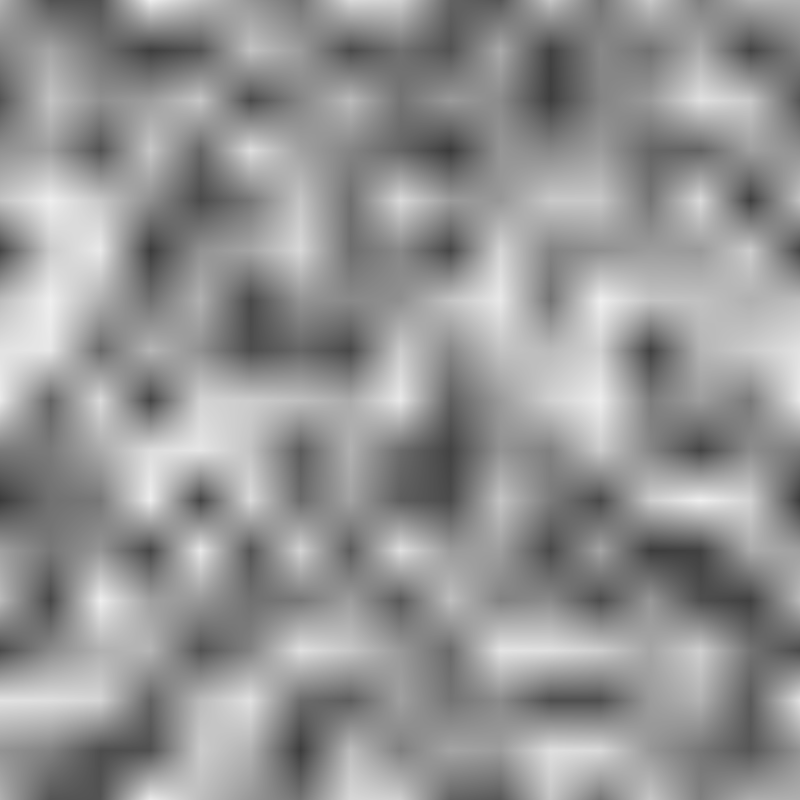
Frame 1 (no input)
Frame 60 (the mouse pressed at the canvas centre just before this capture): identical to frame 1, image omitted
Frame 120 (the mouse held since frame 60 and released just before this capture): identical to frame 1, image omitted

The Processing sketch that drew this single still picture (run headless with seeded random() and noise(); from frame 60 on, the mouse is pressed at the canvas centre):

// Processing sketch: PerlinNoise
// ── PerlinNoise.pde
//init array for random values
float[][] randomValues;

void setup() {
  size(800, 800);
  randomValues = new float[width][height];
  fillNoiseArrayWithRandomValues(width, height);
  float[][] colorValue = GenerateSmoothNoise(randomValues, 10);
  for (int y = 0; y < width; y++) {
    for (int x = 0; x <height; x++) {
      stroke(colorValue[x][y]);
      point(x, y);
    }
  }
}
public float[][] GenerateSmoothNoise(float[][] baseNoise, int octave) {

  float[][] smoothNoise = new float[width][height];

  int samplePeriod = 50; // calculates 2 ^ k ==>  2^octave
  float sampleFrequency = (1.0f / samplePeriod);

  for (int i = 0; i < width; i++) {
    //calculate the horizontal sampling indices
    int sample_i0 = (i / samplePeriod) * samplePeriod;
    int sample_i1 = (sample_i0 + samplePeriod) % width; //wrap around
    float horizontal_blend = (i - sample_i0) * sampleFrequency;

    for (int j = 0; j < height; j++) {
      //calculate the vertical sampling indices
      int sample_j0 = (j / samplePeriod) * samplePeriod;
      int sample_j1 = (sample_j0 + samplePeriod) % height; //wrap around
      float vertical_blend = (j - sample_j0) * sampleFrequency;

      //blend the top two corners
      float top = Interpolate(baseNoise[sample_i0][sample_j0], 
        baseNoise[sample_i1][sample_j0], horizontal_blend);

      //blend the bottom two corners
      float bottom = Interpolate(baseNoise[sample_i0][sample_j1], 
        baseNoise[sample_i1][sample_j1], horizontal_blend);

      //final blend
      smoothNoise[i][j] = Interpolate(top, bottom, vertical_blend);
    }
  }

  return smoothNoise;
}
public float Interpolate(float x0, float x1, float alpha) {
  return x0 * (1 - alpha) + alpha * x1;
}
public float[][] GeneratePerlinNoise(float[][] baseNoise, int octaveCount) {
  int width = baseNoise.length;
  int height = baseNoise[0].length;

  float[][][] smoothNoise = new float[octaveCount][][]; //an array of 2D arrays containing

  float persistance = 0.5f;

  //generate smooth noise
  for (int i = 0; i < octaveCount; i++) {
    smoothNoise[i] = GenerateSmoothNoise(baseNoise, i);
  }

  float[][] perlinNoise = new float[width][height];
  float amplitude = 1.0f;
  float totalAmplitude = 0.0f;

  //blend noise together
  for (int octave = octaveCount - 1; octave >= 0; octave--) {
    amplitude *= persistance;
    totalAmplitude += amplitude;

    for (int i = 0; i < width; i++) {
      for (int j = 0; j < height; j++) {
        perlinNoise[i][j] += smoothNoise[octave][i][j] * amplitude;
      }
    }
  }

  //normalisation
  for (int i = 0; i < width; i++) {
    for (int j = 0; j < height; j++) {
      perlinNoise[i][j] /= totalAmplitude;
    }
  }

  return perlinNoise;
}

public float[][] fillNoiseArrayWithRandomValues(int width, int height) {
  for (int i = 0; i < width; i++) {
    for (int j = 0; j < height; j++) {
      randomValues[i][j] = random(255);
    }
  }
  return randomValues;
}
void draw() {
}
